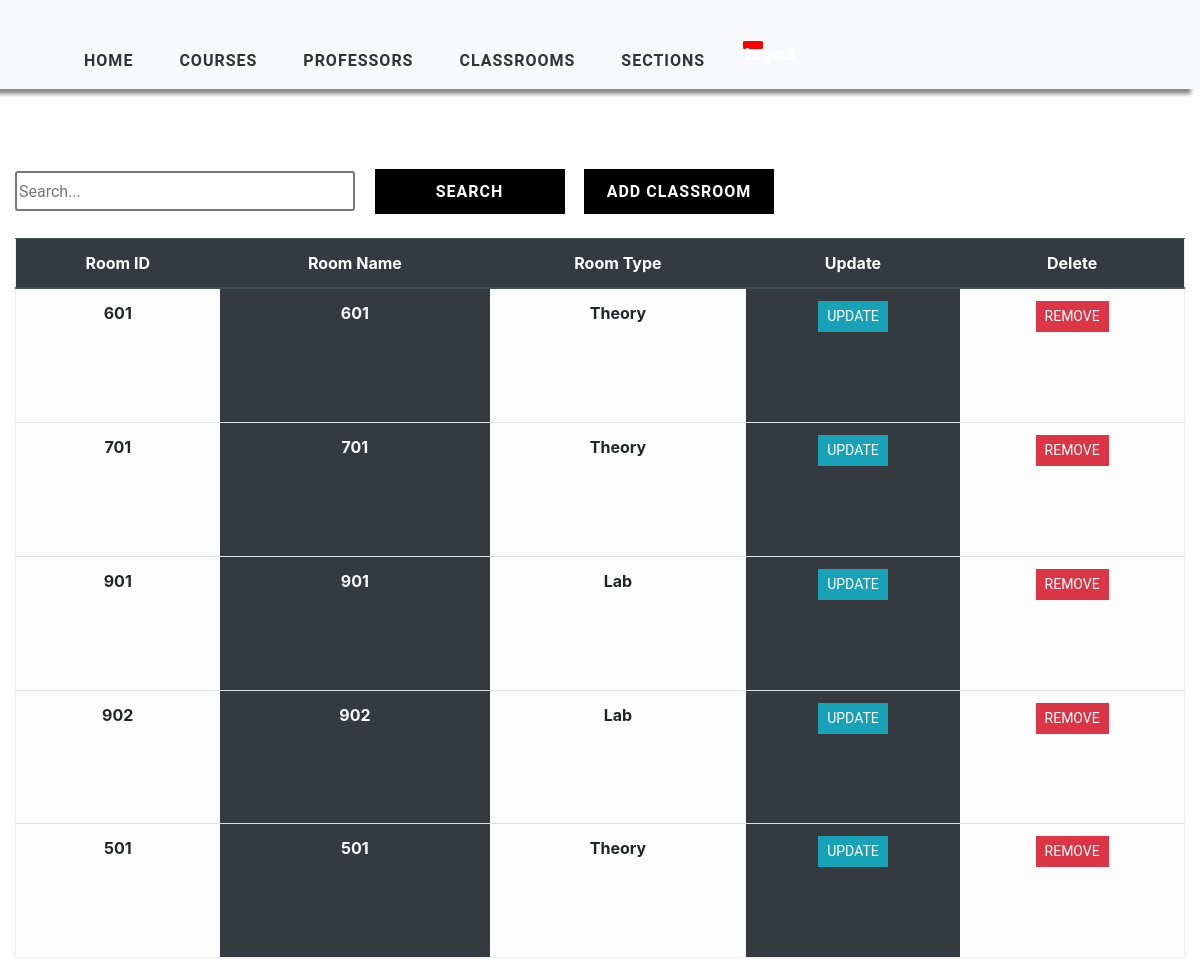
The app's page /classroom_view/ (signed in) with its own data.
### timetableapp/models.py (models this page shows, shortened)
class Classroom(models.Model):
    CLASSRoom_TYPE = (
        ('Theory', 'Theory'),
        ('Lab', 'Lab')
    )
    classroom_id = models.CharField(max_length=2000, primary_key=True)
    classroom_name = models.CharField(max_length=2000, null=True)
    classroom_type = models.CharField(
        max_length=2000, null=True, choices=CLASSRoom_TYPE)

### timetableapp/views.py (the view)
# urls.py: path('classroom_view/', views.ClassroomTable, name='classroom-view'),
@login_required(login_url='login')
def ClassroomTable(request):
    classrooms = Classroom.objects.all()
    context = {'classrooms': classrooms}
    return render(request, 'timetableapp/ClassroomTable.html', context)

### timetableapp/templates/timetableapp/ClassroomTable.html (shortened to what this page needs)
{% extends 'timetableapp/main.html' %}
{% load static %}
{% block content %}
    <div class="container-fluid">
    <div class="search">
        <input type="text" class="searchbox" placeholder="Search...">
        <input type="submit" value="Search" class="searchButton">
        <a href="{% url 'add-classroom' %}"><button class="searchButton">Add Classroom </button></a>
    </div>
	<div class="table-responsive-lg">
        <table class="table ">
            <thead class="thead-dark">
			<tr>
                <div class="header__item filter__link" >
                   <th scope="col" class="text-center">Room ID</th>
                </div>
                <div class="header__item filter__link">
                  <th class="text-center" scope="col">Room Name</th>
                </div>
                <div class="header__item filter__link">
                   <th class="text-center" scope="col">Room Type</th>
                </div>
                <div class="header__item filter__link">
                    <th class="text-center" scope="col"> Update</th>
                </div>
                <div class="header__item filter__link">
                     <th class="text-center" scope="col">Delete</th>
                </div>
			</tr>
            </thead>
                {% for classroom in classrooms %}
				<tr>
                        <th scope="row" class="table-light text-center">{{ classroom.classroom_id }}</th>
						<th scope="row" class="table-dark text-center"  >{{ classroom.classroom_name }}</th>
						<th scope="row" class="table-light text-center"> {{ classroom.classroom_type}}</th>
                        <th scope="row" class="table-dark text-center"> <a href="{% url 'update-classroom' classroom.classroom_id %}" class="btn btn-sm btn-info">Update</a></th>
                        <th scope="row" class="table-light text-center"> <a href="{% url 'delete-classroom' classroom.classroom_id %}" class="btn btn-sm btn-danger" >Remove</a></th>
					</tr>
                {% endfor %}
        </table>
</div>
    </div>
{% endblock %}

### static/css/style.css (style rules this page uses)
a { cursor: pointer; }

### static/css/tables.css (style rules this page uses)
*, *:before, *:after { box-sizing: border-box; }
body { font-family: "Roboto", sans-serif; margin: 0; }
.table { border: 1px solid #eeeeee; overflow-y: auto; overflow-x: auto; overflow-style: marquee-line; height: 720px; }
.table-data, .header__item { flex: 1 1 20%; text-align: center; font-family: Roboto, sans-serif; font-weight: bold; }
.header__item { text-transform: uppercase; }
.filter__link { color: white; text-decoration: none; position: relative; display: inline-block; padding-left: 24px; padding-right: 24px; }
.filter__link::after { content: ""; position: absolute; right: -18px; color: white; font-size: 12px; top: 50%; transform: translateY(-50%); }
.btn { border-radius: 0 !important; font-family: Roboto, sans-serif !important; text-transform: uppercase; }
.search { display: inline-block; }
.searchbox { width: 340px; height: 40px; border-style: solid; border-radius: 3px; font-family: Roboto, sans-serif; text-align: justify; }
.searchButton { width: 190px; height: 45px ; font-family: Roboto, sans-serif; text-transform: uppercase; letter-spacing: 1px; font-weight: bolder; color: white ; background: black; margin-left: 15px; margin-top: 40px; border-color: black ; border-radius: 0 ; border-style: solid; border-width: 3px ; }

### records on screen
Classroom: classroom_id "601", classroom_name "601", classroom_type "Theory"
Classroom: classroom_id "701", classroom_name "701", classroom_type "Theory"
Classroom: classroom_id "901", classroom_name "901", classroom_type "Lab"
Classroom: classroom_id "902", classroom_name "902", classroom_type "Lab"
Classroom: classroom_id "501", classroom_name "501", classroom_type "Theory"
